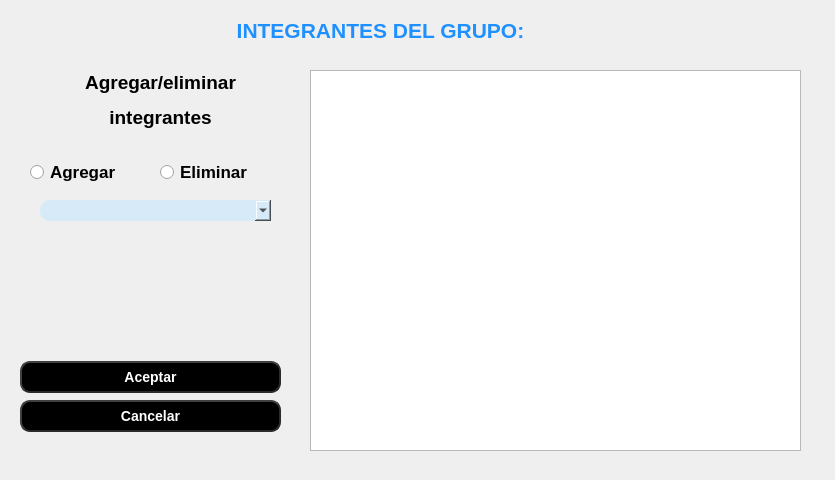
<?xml version="1.0" encoding="UTF-8"?>
<ui version="4.0">
 <class>GrupoIntegrantes</class>
 <widget class="QDialog" name="GrupoIntegrantes">
  <property name="geometry">
   <rect>
    <x>0</x>
    <y>0</y>
    <width>835</width>
    <height>480</height>
   </rect>
  </property>
  <property name="windowTitle">
   <string>Dialog</string>
  </property>
  <widget class="QLabel" name="label">
   <property name="geometry">
    <rect>
     <x>230</x>
     <y>10</y>
     <width>301</width>
     <height>41</height>
    </rect>
   </property>
   <property name="text">
    <string>&lt;html&gt;&lt;head/&gt;&lt;body&gt;&lt;p align=&quot;center&quot;&gt;&lt;span style=&quot; font-size:16pt; font-weight:700; color:#1e90ff;&quot;&gt;INTEGRANTES DEL GRUPO:&lt;/span&gt;&lt;/p&gt;&lt;/body&gt;&lt;/html&gt;</string>
   </property>
  </widget>
  <widget class="QListWidget" name="listWidget">
   <property name="geometry">
    <rect>
     <x>310</x>
     <y>70</y>
     <width>491</width>
     <height>381</height>
    </rect>
   </property>
  </widget>
  <widget class="QFrame" name="reprod_3">
   <property name="geometry">
    <rect>
     <x>10</x>
     <y>60</y>
     <width>291</width>
     <height>381</height>
    </rect>
   </property>
   <property name="styleSheet">
    <string notr="true">

border-radius: 10px;</string>
   </property>
   <property name="frameShape">
    <enum>QFrame::Shape::StyledPanel</enum>
   </property>
   <property name="frameShadow">
    <enum>QFrame::Shadow::Raised</enum>
   </property>
   <widget class="QLabel" name="label_2">
    <property name="geometry">
     <rect>
      <x>40</x>
      <y>10</y>
      <width>221</width>
      <height>61</height>
     </rect>
    </property>
    <property name="text">
     <string>&lt;html&gt;&lt;head/&gt;&lt;body&gt;&lt;p align=&quot;center&quot;&gt;&lt;span style=&quot; font-size:14pt; font-weight:700; color:#000000;&quot;&gt;Agregar/eliminar&lt;/span&gt;&lt;/p&gt;&lt;p align=&quot;center&quot;&gt;&lt;span style=&quot; font-size:14pt; font-weight:700; color:#000000;&quot;&gt; integrantes&lt;/span&gt;&lt;/p&gt;&lt;/body&gt;&lt;/html&gt;</string>
    </property>
   </widget>
   <widget class="QWidget" name="layoutWidget">
    <property name="geometry">
     <rect>
      <x>10</x>
      <y>300</y>
      <width>261</width>
      <height>74</height>
     </rect>
    </property>
    <layout class="QVBoxLayout" name="verticalLayout">
     <item>
      <widget class="QPushButton" name="realizado">
       <property name="styleSheet">
        <string notr="true">QPushButton {
    background-color: #000000;
    color: white;   
    border-style: outset;
    border-width: 2px;
    border-radius: 10px; 
    border-color: #2b2b2b;  
    font: bold 14px;
    padding: 6px;
}
QPushButton:hover {
    background-color: #2980b9;
}

QPushButton:pressed {
    background-color: #1f618d;
    padding-top: 8px; 
    padding-left: 8px; 
}</string>
       </property>
       <property name="text">
        <string>Aceptar</string>
       </property>
      </widget>
     </item>
     <item>
      <widget class="QPushButton" name="rechazado">
       <property name="styleSheet">
        <string notr="true">QPushButton {
    background-color: #000000;
    color: white;   
    border-style: outset;
    border-width: 2px;
    border-radius: 10px; 
    border-color: #2b2b2b;  
    font: bold 14px;
    padding: 6px;
}
QPushButton:hover {
    background-color: #2980b9;
}

QPushButton:pressed {
    background-color: #1f618d;
    padding-top: 8px; 
    padding-left: 8px; 
}</string>
       </property>
       <property name="text">
        <string>Cancelar</string>
       </property>
      </widget>
     </item>
    </layout>
   </widget>
   <widget class="QGroupBox" name="groupBox">
    <property name="geometry">
     <rect>
      <x>20</x>
      <y>80</y>
      <width>261</width>
      <height>51</height>
     </rect>
    </property>
    <property name="title">
     <string/>
    </property>
    <widget class="QRadioButton" name="radioButton_agregar">
     <property name="geometry">
      <rect>
       <x>0</x>
       <y>20</y>
       <width>110</width>
       <height>24</height>
      </rect>
     </property>
     <property name="styleSheet">
      <string notr="true">font-size: 17px;
font-weight: bold;</string>
     </property>
     <property name="text">
      <string>Agregar</string>
     </property>
    </widget>
    <widget class="QRadioButton" name="radioButton_eliminar">
     <property name="geometry">
      <rect>
       <x>130</x>
       <y>20</y>
       <width>110</width>
       <height>24</height>
      </rect>
     </property>
     <property name="styleSheet">
      <string notr="true">font-size: 17px;
font-weight: bold;
</string>
     </property>
     <property name="text">
      <string>Eliminar</string>
     </property>
    </widget>
   </widget>
   <widget class="QComboBox" name="comboBox">
    <property name="geometry">
     <rect>
      <x>30</x>
      <y>140</y>
      <width>231</width>
      <height>21</height>
     </rect>
    </property>
    <property name="styleSheet">
     <string notr="true">background-color: #d6eaf8;</string>
    </property>
   </widget>
  </widget>
 </widget>
 <resources/>
 <connections/>
</ui>
